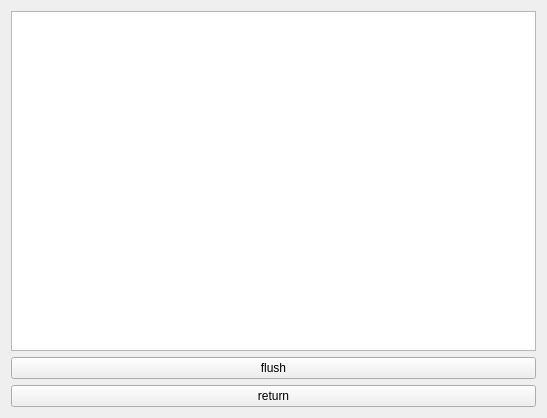
<?xml version="1.0" encoding="UTF-8"?>
<ui version="4.0">
 <class>logPrintWidget</class>
 <widget class="QWidget" name="logPrintWidget">
  <property name="geometry">
   <rect>
    <x>0</x>
    <y>0</y>
    <width>547</width>
    <height>418</height>
   </rect>
  </property>
  <property name="windowTitle">
   <string>Form</string>
  </property>
  <layout class="QGridLayout" name="gridLayout">
   <item row="2" column="0">
    <widget class="QPushButton" name="returnBtn">
     <property name="text">
      <string>return</string>
     </property>
    </widget>
   </item>
   <item row="0" column="0">
    <widget class="QTextBrowser" name="textBrowser"/>
   </item>
   <item row="1" column="0">
    <widget class="QPushButton" name="flushBtn">
     <property name="text">
      <string>flush</string>
     </property>
    </widget>
   </item>
  </layout>
 </widget>
 <resources/>
 <connections/>
</ui>
